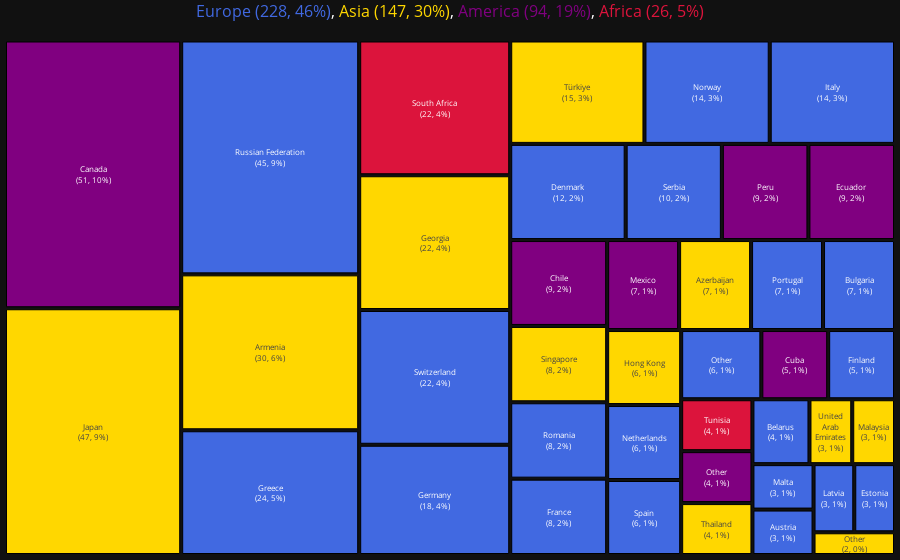

Source (notebook cell):
### Code cell
create_tree(
    df[~df.country.isin(COUNTRIES_LIVED)],
    feat='country',
    var='total_days',
    flag='continent',
    color_dict=COLOR_DICT,
    threshold=3,
    threshold_global=False,
    height=None,
    #save_path='../attachments/tree_travel_visits.html',
    save_path=None
    )

### Figure 1 — Plotly figure (JSON) as saved in the notebook; plotly's stock layout.template omitted (floating-point values rounded to 4 significant figures)
{"data": [{"branchvalues": "total", "hoverinfo": "none", "ids": ["Africa | South Africa", "Africa | Tunisia", "America | Canada", "America | Peru", "America | Ecuador", "America | Chile", "America | Mexico", "America | Cuba", "America | Other", "Asia | Japan", "Asia | Armenia", "Asia | Georgia", "Asia | Türkiye", "Asia | Singapore", "Asia | Azerbaijan", "Asia | Hong Kong", "Asia | Thailand", "Asia | United<br>Arab<br>Emirates", "Asia | Malaysia", "Asia | Other", "Europe | Russian Federation", "Europe | Greece", "Europe | Switzerland", "Europe | Germany", "Europe | Norway", "Europe | Italy", "Europe | Denmark", "Europe | Serbia", "Europe | Romania", "Europe | France", "Europe | Portugal", "Europe | Bulgaria", "Europe | Netherlands", "Europe | Spain", "Europe | Finland", "Europe | Belarus", "Europe | Malta", "Europe | Austria", "Europe | Latvia", "Europe | Estonia", "Europe | Other"], "labels": ["South Africa", "Tunisia", "Canada", "Peru", "Ecuador", "Chile", "Mexico", "Cuba", "Other", "Japan", "Armenia", "Georgia", "Türkiye", "Singapore", "Azerbaijan", "Hong Kong", "Thailand", "United<br>Arab<br>Emirates", "Malaysia", "Other", "Russian Federation", "Greece", "Switzerland", "Germany", "Norway", "Italy", "Denmark", "Serbia", "Romania", "France", "Portugal", "Bulgaria", "Netherlands", "Spain", "Finland", "Belarus", "Malta", "Austria", "Latvia", "Estonia", "Other"], "marker": {"colors": ["crimson", "crimson", "purple", "purple", "purple", "purple", "purple", "purple", "purple", "gold", "gold", "gold", "gold", "gold", "gold", "gold", "gold", "gold", "gold", "gold", "royalblue", "royalblue", "royalblue", "royalblue", "royalblue", "royalblue", "royalblue", "royalblue", "royalblue", "royalblue", "royalblue", "royalblue", "royalblue", "royalblue", "royalblue", "royalblue", "royalblue", "royalblue", "royalblue", "royalblue", "royalblue"], "line": {"color": "black", "width": 1}}, "parents": ["", "", "", "", "", "", "", "", "", "", "", "", "", "", "", "", "", "", "", "", "", "", "", "", "", "", "", "", "", "", "", "", "", "", "", "", "", "", "", "", ""], "textinfo": "label+value+percent parent", "textposition": "middle center", "texttemplate": "%{label}<br>(%{value:.0f}, %{percentParent:.0%})", "type": "treemap", "values": [22, 4, 51, 9, 9, 9, 7, 5, 4, 47, 30, 22, 15, 8, 7, 6, 4, 3, 3, 2, 45, 24, 22, 18, 14, 14, 12, 10, 8, 8, 7, 7, 6, 6, 5, 4, 3, 3, 3, 3, 6]}], "layout": {"font": {"color": "white", "size": 11}, "margin": {"b": 1, "l": 1, "r": 1, "t": 20}, "title": {"font": {"size": 16}, "text": "<span style='color:royalblue'>Europe (228, 46%)</span>, <span style='color:gold'>Asia (147, 30%)</span>, <span style='color:purple'>America (94, 19%)</span>, <span style='color:crimson'>Africa (26, 5%)</span>", "x": 0.5, "xanchor": "center", "y": 0.99, "yanchor": "top"}, "uniformtext": {"minsize": 8, "mode": "show"}}}
